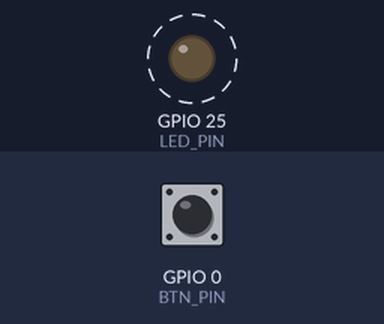
Simulated run of this program. Board: ESP32. On the bench: output pins drawn as LEDs (lit = HIGH). Dashed ring = blinking. The inputs (shaded band) are chosen by the test bench; at power-on: GPIO 0 (BTN_PIN) HIGH. WiFi joins after 1.5 s; servers stay silent unless stated; what the program prints to the serial monitor is not drawn.

Above: at 1.2 s.
1.3 s: GPIO 0 (BTN_PIN) pulled LOW for 0.15 s
4.4 s: GPIO 0 (BTN_PIN) pulled LOW for 1 s
Timing chart, 0 to 13.4 s (numbered marks = the images above; inputs shaded):
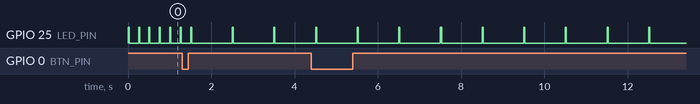

Measured:
- by itself, GPIO 25 (LED_PIN): alternates HIGH for 0.03 s and LOW for 0.98 s

The program:

main.cpp
```cpp
#include <Arduino.h>
#include <WiFi.h>

enum ledmode_t : uint8_t { LED_OFF, LED_ON, LED_1HZ, LED_2HZ, LED_4HZ };
enum buttonstate_t : uint8_t { BTN_RELEASED, BTN_PRESSED, BTN_CLICK, BTN_LONGCLICK };

const uint8_t LED_PIN = 25; // LED_BUILTIN
const bool LED_LEVEL = HIGH;

const uint8_t BTN_PIN = 0;
const bool BTN_LEVEL = LOW;

const char WIFI_SSID[] = "******";
const char WIFI_PSWD[] = "******";

TaskHandle_t blink;
QueueHandle_t queue;

static void setBlink(ledmode_t mode) {
  if (xTaskNotify(blink, mode, eSetValueWithOverwrite) != pdPASS)
    Serial.println("Error setting LED mode!");
}

void blinkTask(void *pvParam) {
  const uint32_t LED_PULSE = 25; // 25 ms.

  ledmode_t ledmode = LED_OFF;

  pinMode(LED_PIN, OUTPUT);
  digitalWrite(LED_PIN, ! LED_LEVEL);
  while (true) {
    uint32_t notifyValue;

    if (xTaskNotifyWait(0, 0, &notifyValue, ledmode < LED_1HZ ? portMAX_DELAY : 0) == pdTRUE) {
      ledmode = (ledmode_t)notifyValue;
      if (ledmode == LED_OFF)
        digitalWrite(LED_PIN, ! LED_LEVEL);
      else if (ledmode == LED_ON)
        digitalWrite(LED_PIN, LED_LEVEL);
    }
    if (ledmode >= LED_1HZ) {
      digitalWrite(LED_PIN, LED_LEVEL);
      vTaskDelay(pdMS_TO_TICKS(LED_PULSE));
      digitalWrite(LED_PIN, ! LED_LEVEL);
      vTaskDelay(pdMS_TO_TICKS((ledmode == LED_1HZ ? 1000 : ledmode == LED_2HZ ? 500 : 250) - LED_PULSE));
    }
  }
}

void IRAM_ATTR btnISR() {
  const uint32_t CLICK_TIME = 20; // 20 ms.
  const uint32_t LONGCLICK_TIME = 500; // 500 ms.

  static uint32_t lastPressed = 0;

  uint32_t time = millis();
  buttonstate_t state;
  bool btn = digitalRead(BTN_PIN) == BTN_LEVEL;

  if (btn) {
    state = BTN_PRESSED;
    lastPressed = time;
  } else {
    if (time - lastPressed >= LONGCLICK_TIME)
      state = BTN_LONGCLICK;
    else if (time - lastPressed >= CLICK_TIME)
      state = BTN_CLICK;
    else
      state = BTN_RELEASED;
    lastPressed = 0;
  }
  xQueueSendFromISR(queue, &state, NULL);
}

void wifiTask(void *pvParam) {
  const uint32_t WIFI_TIMEOUT = 30000; // 30 sec.

  WiFi.persistent(false);
  WiFi.mode(WIFI_STA);
  WiFi.disconnect();
  while (true) {
    if (! WiFi.isConnected()) {
      uint32_t start = millis();

      WiFi.begin(WIFI_SSID, WIFI_PSWD);
      Serial.print("Connecting to WiFi");
      setBlink(LED_4HZ);
      while ((! WiFi.isConnected()) && (millis() - start < WIFI_TIMEOUT)) {
        Serial.print('.');
        vTaskDelay(pdMS_TO_TICKS(500));
      }
      if (WiFi.isConnected()) {
        Serial.print(" OK (IP ");
        Serial.print(WiFi.localIP());
        Serial.println(')');
        setBlink(LED_1HZ);
      } else {
        WiFi.disconnect();
        Serial.println(" FAIL!");
        setBlink(LED_OFF);
        vTaskDelay(pdMS_TO_TICKS(WIFI_TIMEOUT));
      }
    } else {
      vTaskDelay(pdMS_TO_TICKS(1000));
    }
  }
}

static void halt(const char *msg) {
  Serial.println(msg);
  Serial.flush();
  esp_deep_sleep_start();
}

void setup() {
  Serial.begin(115200);
  Serial.println();

  if (xTaskCreate(blinkTask, "blink", 1024, NULL, 1, &blink) != pdPASS)
    halt("Error creating blink task!");
  if (xTaskCreatePinnedToCore(wifiTask, "wifi", 4096, NULL, 1, NULL, 1) != pdPASS)
    halt("Error creating WiFi task!");
  queue = xQueueCreate(32, sizeof(buttonstate_t));
  if (! queue)
    halt("Error creating queue!");
  pinMode(BTN_PIN, INPUT_PULLUP);
  attachInterrupt(digitalPinToInterrupt(BTN_PIN), btnISR, CHANGE);
}

void loop() {
  buttonstate_t state;

  if (xQueueReceive(queue, &state, portMAX_DELAY) == pdTRUE) {
    Serial.print("Button ");
    switch (state) {
      case BTN_RELEASED:
        Serial.println("released");
        break;
      case BTN_PRESSED:
        Serial.println("pressed");
        break;
      case BTN_CLICK:
        Serial.println("clicked");
        break;
      case BTN_LONGCLICK:
        Serial.println("long clicked");
        break;
    }
  }
}
```
